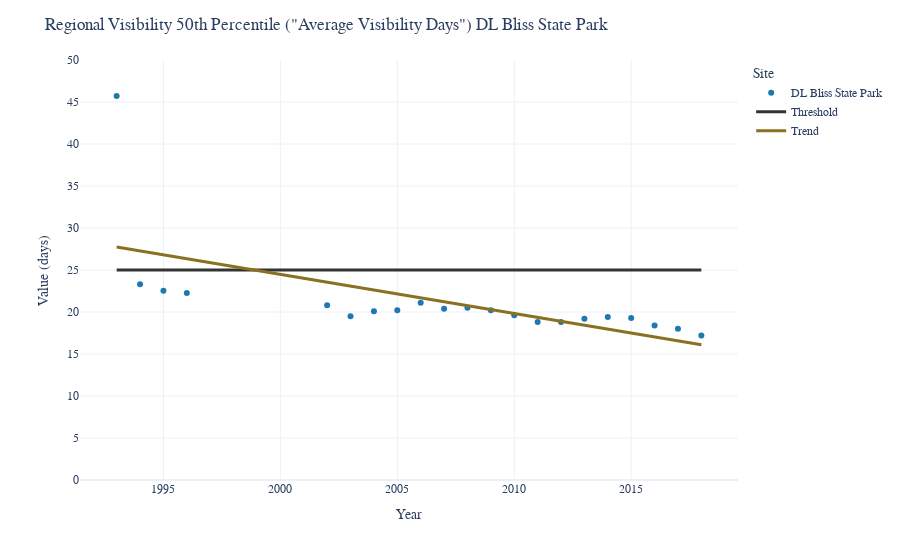

Source (notebook cell):
### Markdown cell above
## Regional Visibility 50Th Percentile ("Average Visibility Days") Bliss State Park

### Code cell
# set indicator

# limit rows to indicator
dfVis50th = dfAir.loc[(dfAir['Indicator'] == '3-year mean ("Average Days", 50th Percentile)')&
                      (dfAir['Pollutant'] == 'Regional Visibility')]
df = dfVis50th

# setup plot
fig = px.scatter(df, x = 'Year', y= 'Value', color='Site', 
                 color_discrete_map=color_discrete_map,
                 hover_data={'Year':False, # remove year from hover data
                             'Value':':.2f'
                             })

fig.update_traces(hovertemplate='<br>%{y:.2f} days')


# create threshold line
fig.add_trace(go.Scatter(
    y=df['Threshold Value'],
    x=df['Year'],
    name= "Threshold",
    line=dict(color='#333333', width=3),
    mode='lines',
    hovertemplate='Threshold :<br>%{y:.2f} days<extra></extra>'
))


# create trendline
fig2 = px.scatter(df, x = 'Year', y= 'Value', 
                 trendline='ols', trendline_color_override='#8a7121')

# set up trendline trace
trendline = fig2.data[1]

# get ols results
fit_results = px.get_trendline_results(fig2).px_fit_results.iloc[0]
# get beta value
beta = fit_results.params[1]
print("Beta = " + str(fit_results.params[1]))
# add beta value from trend line to data frame
dfAir.loc[dfAir['Indicator'] == indicator, 'Beta'] = fit_results.params[1]

# create variable of beta
slope = dfAir.loc[dfAir['Indicator'] == indicator, 'Beta']

# update trendline
trendline.update(showlegend=True, name="Trend", line_width=3, 
                 customdata=slope, hovertemplate='Trend :<br>%{customdata:.2f}<extra></extra>')

# add to figure
fig.add_trace(trendline)

# set layout
fig.update_layout(title='Regional Visibility 50th Percentile ("Average Visibility Days") DL Bliss State Park',
                    font_family=font,
                    template=template,
                    showlegend=True,
                    hovermode="x unified",
                    xaxis = dict(
                        tickmode = 'linear',
                        tick0 = 1985,
                        dtick = 5
                    ),
                    yaxis = dict(
                        tickmode = 'linear',
                        tick0 = 0,
                        dtick = 5,
                        range=[0, 50],
                        title_text='Value (days)'
                    )
                 )

# show figure
fig.show()
# save to HTML
fig.write_html(os.path.join(workspace, "AirQuality_RegVis50th_Bliss.html"))

### Figure 1 — Plotly figure (JSON) as saved in the notebook; plotly's stock layout.template omitted (floating-point values rounded to 4 significant figures)
{"data": [{"customdata": [[1993, 45.73], [1994, 23.31], [1995, 22.54], [1996, 22.28], [1997, null], [1998, null], [1999, null], [2000, null], [2001, null], [2002, 20.8], [2003, 19.5], [2004, 20.1], [2005, 20.2], [2006, 21.1], [2007, 20.4], [2008, 20.5], [2009, 20.2], [2010, 19.6], [2011, 18.8], [2012, 18.8], [2013, 19.2], [2014, 19.4], [2015, 19.3], [2016, 18.4], [2017, 18], [2018, 17.2]], "hovertemplate": "<br>%{y:.2f} days", "legendgroup": "DL Bliss State Park", "marker": {"color": "#1f78b4", "symbol": "circle"}, "mode": "markers", "name": "DL Bliss State Park", "orientation": "v", "showlegend": true, "type": "scatter", "x": [1993, 1994, 1995, 1996, 1997, 1998, 1999, 2000, 2001, 2002, 2003, 2004, 2005, 2006, 2007, 2008, 2009, 2010, 2011, 2012, 2013, 2014, 2015, 2016, 2017, 2018], "xaxis": "x", "y": [45.73, 23.31, 22.54, 22.28, null, null, null, null, null, 20.8, 19.5, 20.1, 20.2, 21.1, 20.4, 20.5, 20.2, 19.6, 18.8, 18.8, 19.2, 19.4, 19.3, 18.4, 18, 17.2], "yaxis": "y"}, {"hovertemplate": "Threshold :<br>%{y:.2f} days<extra></extra>", "line": {"color": "#333333", "width": 3}, "mode": "lines", "name": "Threshold", "type": "scatter", "x": [1993, 1994, 1995, 1996, 1997, 1998, 1999, 2000, 2001, 2002, 2003, 2004, 2005, 2006, 2007, 2008, 2009, 2010, 2011, 2012, 2013, 2014, 2015, 2016, 2017, 2018], "y": [25, 25, 25, 25, 25, 25, 25, 25, 25, 25, 25, 25, 25, 25, 25, 25, 25, 25, 25, 25, 25, 25, 25, 25, 25, 25]}, {"customdata": [-0.4657, -0.4657, -0.4657, -0.4657, -0.4657, -0.4657, -0.4657, -0.4657, -0.4657, -0.4657, -0.4657, -0.4657, -0.4657, -0.4657, -0.4657, -0.4657, -0.4657, -0.4657, -0.4657, -0.4657, -0.4657, -0.4657, -0.4657, -0.4657, -0.4657, -0.4657, -0.4657, -0.4657, -0.4657, -0.4657, -0.4657, -0.4657, -0.4657, -0.4657, -0.4657, -0.4657, -0.4657, -0.4657, -0.4657, -0.4657, -0.4657, -0.4657, -0.4657, -0.4657, -0.4657, -0.4657, -0.4657, -0.4657, -0.4657, -0.4657, -0.4657, -0.4657, -0.4657, -0.4657], "hovertemplate": "Trend :<br>%{customdata:.2f}<extra></extra>", "legendgroup": "", "line": {"color": "#8a7121", "width": 3}, "marker": {"color": "#636efa", "symbol": "circle"}, "mode": "lines", "name": "Trend", "showlegend": true, "type": "scatter", "x": [1993, 1994, 1995, 1996, 2002, 2003, 2004, 2005, 2006, 2007, 2008, 2009, 2010, 2011, 2012, 2013, 2014, 2015, 2016, 2017, 2018], "xaxis": "x", "y": [27.75, 27.28, 26.82, 26.35, 23.56, 23.09, 22.63, 22.16, 21.7, 21.23, 20.76, 20.3, 19.83, 19.37, 18.9, 18.44, 17.97, 17.5, 17.04, 16.57, 16.11], "yaxis": "y"}], "layout": {"font": {"family": "Calibri"}, "hovermode": "x unified", "legend": {"title": {"text": "Site"}, "tracegroupgap": 0}, "margin": {"t": 60}, "showlegend": true, "title": {"text": "Regional Visibility 50th Percentile (\"Average Visibility Days\") DL Bliss State Park"}, "xaxis": {"anchor": "y", "domain": [0, 1], "dtick": 5, "tick0": 1985, "tickmode": "linear", "title": {"text": "Year"}}, "yaxis": {"anchor": "x", "domain": [0, 1], "dtick": 5, "range": [0, 50], "tick0": 0, "tickmode": "linear", "title": {"text": "Value (days)"}}}}
